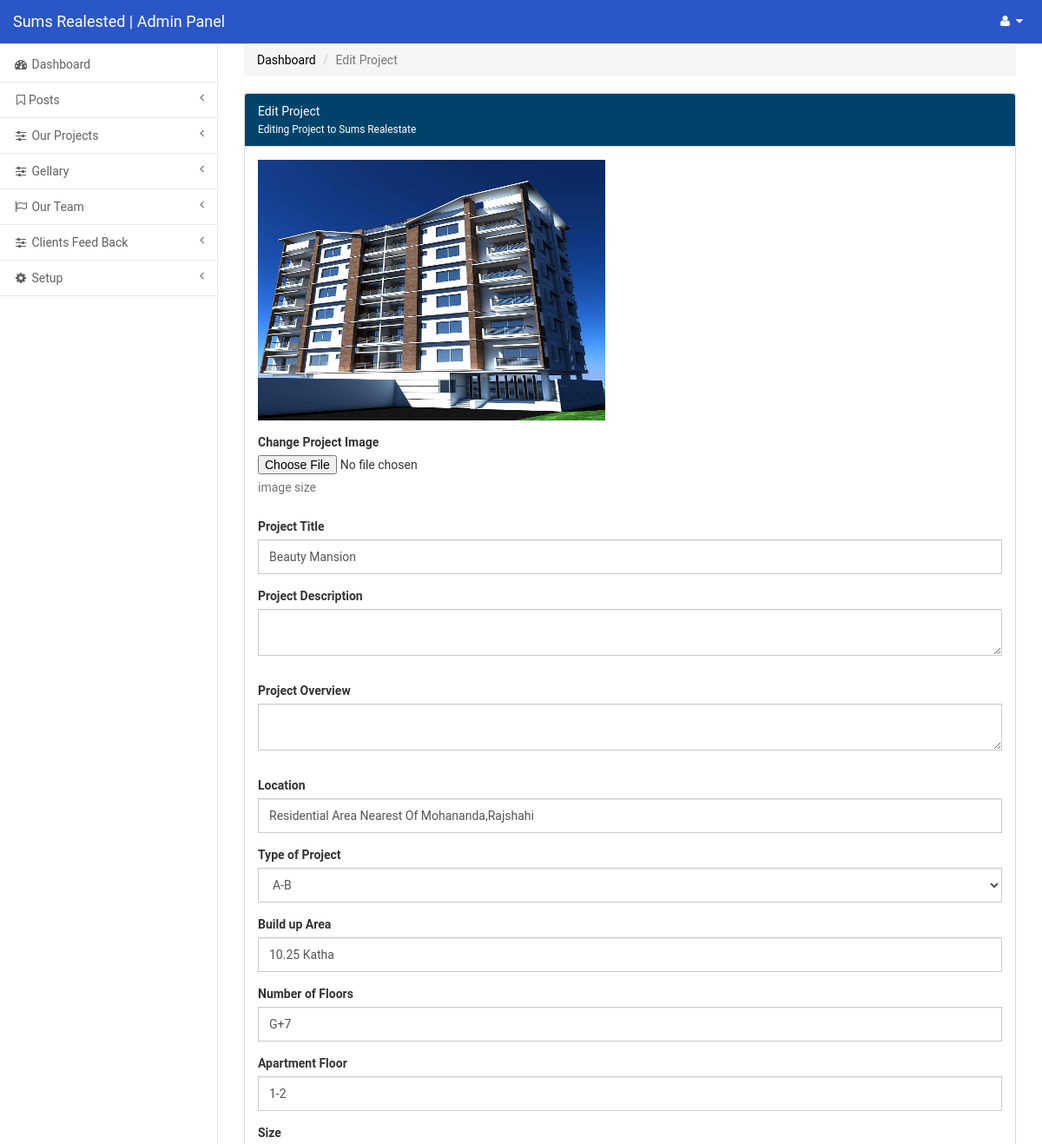
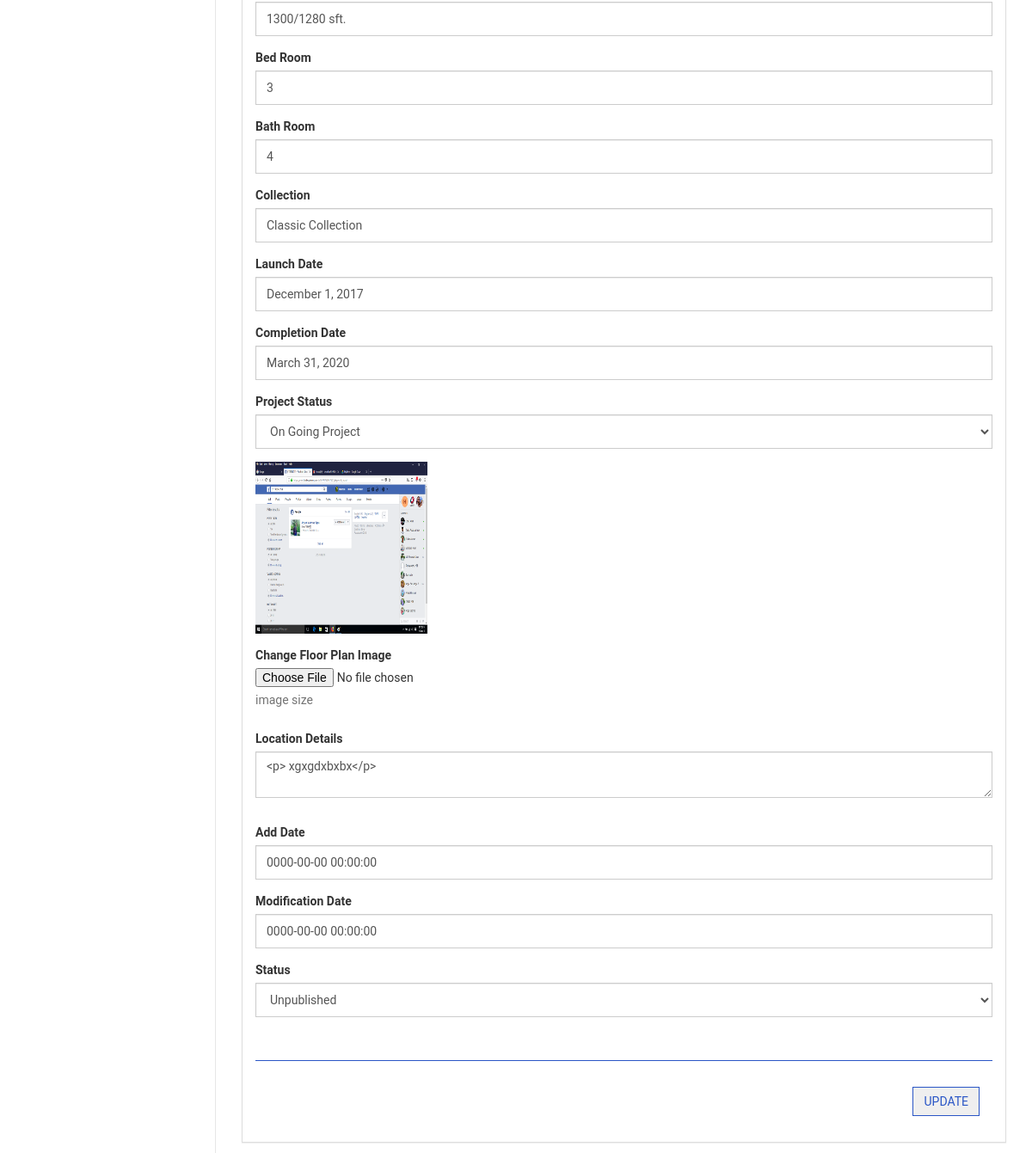
The page /admin/projects?a=edit&id=20180129112932-1 on the database its author committed (2 pictures, top to bottom).
### tables this page shows
CREATE TABLE `projects` (
  `id` varchar(255) NOT NULL,
  `project_title` varchar(255) NOT NULL,
  `project_description` longtext NOT NULL,
  `project_overview` text NOT NULL,
  `project_image` varchar(255) DEFAULT NULL,
  `location` varchar(100) NOT NULL,
  `type_of_project` varchar(100) DEFAULT NULL,
  `build_up_area` varchar(100) DEFAULT NULL,
  `number_of_floors` varchar(50) NOT NULL,
  `apartment_floor` varchar(10) NOT NULL,
  `size` varchar(100) NOT NULL,
  `bed_room` varchar(100) NOT NULL,
  `bath_room` varchar(100) NOT NULL,
  `collection` varchar(255) NOT NULL,
  `launch_date` varchar(255) NOT NULL,
  `completion_date` varchar(255) NOT NULL,
  `project_status` varchar(100) NOT NULL,
  `floor_plan_image` varchar(100) NOT NULL,
  `location_details` text NOT NULL,
  `created_at` datetime NOT NULL DEFAULT CURRENT_TIMESTAMP,
  `modified_at` datetime NOT NULL,
  `status` int(1) NOT NULL
);

### application/controllers/admin.php (called while the page is built, shortened)
<?php
class Admin extends CI_Controller {
	function __construct()
	{
		$this->load->model('crud');
    }
	public function projects()
	{
		if(!isset($_GET['a'])) {
            $this->load->view('backend/header');
            $page_data['projects'] = $this->db->get('projects')->result();
			$this->load->view('backend/project_list',$page_data);
			$this->load->view('backend/footer');
		}
		else if($_GET['a'] == 'add') {
            $this->load->view('backend/header');
			$this->load->view('backend/add_project');
			$this->load->view('backend/footer');
		}
		else if($_GET['a'] == 'edit') {
            $this->load->view('backend/header');
			$id = $_GET['id'];
			$page_data['sdata'] = $this->db->get_where('projects',array('id'=>$id))->row();
			$this->load->view('backend/edit_project',$page_data);
			$this->load->view('backend/footer');
		}
	}
}

### index.php (called while the page is built, shortened)
<?php
require_once BASEPATH.'core/CodeIgniter.php';

### application/views/backend/edit_project.php (the view, shortened to what this page needs)
<div id="page-wrapper">
    <div class="row">
        <div class="col-lg-12">
            <ol class="breadcrumb">
                <li><a href="<?php echo site_url('admin/index'); ?>">Dashboard</a></li>
                <li class="active">Edit Project</li>
            </ol>
        </div>
    </div>
    <div class="row">
        <div class="col-lg-12">
            <div class="panel panel-default">
                <div class="panel-heading">
                    Edit Project <br>
                    <small>Editing Project to Sums Realestate</small>
                </div>
                <div class="panel-body">
                    <div class="row">
                        <div class="col-sm-12">
                            <form class="" method="post" action="<?php echo site_url('admin/projects?a=update&id='.$sdata->id); ?>" enctype="multipart/form-data">
                                <div class="row">
                                    <div class="col-sm-12">
                                        <div class="form-group">
                                        <img src="<?php echo base_url().'uploads/project_image/'.$sdata->project_image; ?>" width="400" height="300">
                                        </div>
                                        <div class="form-group">
                                            <label>Change Project Image</label>
                                            <input type="file" name="file">
                                            <p class="help-block">image size</p>
                                        </div>
                                        <div class="form-group">
                                            <label>Project Title</label>
                                            <input type="text" class="form-control" name="project_title" value="<?php echo $sdata->project_title;?>">
                                        </div>
                                        <div class="form-group">
                                            <label>Project Description</label>
                                            <div class="form-group">
                                            <textarea name="project_description" class="form-control add-editor"><?php echo $sdata->project_description;?></textarea>
                                            </div>
                                        </div>
                                        <div class="form-group">
                                            <label>Project Overview</label>
                                            <div class="form-group">
                                            <textarea name="project_description" class="form-control add-editor"><?php echo $sdata->project_overview;?></textarea>
                                            </div>
                                        </div>
                                        <div class="form-group">
                                            <label>Location</label>
                                            <input type="text" class="form-control" name="location" value="<?php echo $sdata->location;?>">
                                        </div>
                                       <div class="form-group">
                                            <label>Type of Project</label>
                                            <select name="type_of_project" class="form-control">
                                            <option value="<?php echo $sdata->type_of_project;?>"><?php echo $sdata->type_of_project;?></option>
                                            </select>
                                        </div>
                                        <div class="form-group">
                                            <label>Build up Area</label>
                                            <input type="text" class="form-control" name="build_up_area" value="<?php echo $sdata->build_up_area;?>">
                                        </div>
                                        <div class="form-group">
                                            <label>Number of Floors</label>
                                            <input type="text" class="form-control" name="number_of_floors" value="<?php echo $sdata->number_of_floors;?>">
                                        </div>
                                        <div class="form-group">
                                            <label>Apartment Floor</label>
                                            <input type="text" class="form-control" name="apartment_floor" value="<?php echo $sdata->apartment_floor;?>">
                                        </div>
                                        <div class="form-group">
                                            <label>Size</label>
                                            <input type="text" class="form-control" name="size" value="<?php echo $sdata->size;?>">
                                        </div>
                                        <div class="form-group">
                                            <label>Bed Room</label>
                                            <input type="text" class="form-control" name="bed_room" value="<?php echo $sdata->bed_room;?>">
                                        </div>
                                        <div class="form-group">
                                            <label>Bath Room</label>
                                            <input type="text" class="form-control" name="bath_room" value="<?php echo $sdata->bath_room;?>">
                                        </div>
                                        <div class="form-group">
                                            <label>Collection</label>
                                            <input type="text" class="form-control" name="collection" value="<?php echo $sdata->collection;?>">
                                        </div>
                                        <div class="form-group">
                                            <label>Launch Date</label>
                                            <input type="text" class="form-control" name="launch_date" value="<?php echo $sdata->launch_date;?>">
                                        </div>
                                        <div class="form-group">
                                            <label>Completion Date</label>
                                            <input type="text" class="form-control" name="completion_date" value="<?php echo $sdata->completion_date;?>">
                                        </div>
                                        <div class="form-group">
                                            <label>Project Status</label>
                                            <select name="project_status" class="form-control">
                                            <option value="<?php echo $sdata->project_status;?>"><?php echo $sdata->project_status;?></option>
                                            </select>
                                        </div>
                                         <div class="form-group">
                                        <img src="<?php echo base_url().'uploads/floor_plan_image/'.$sdata->floor_plan_image; ?>" width="200" height="200">
                                        </div>
                                        <div class="form-group">
                                            <label>Change Floor Plan Image</label>
                                            <input type="file" name="file2">
                                            <p class="help-block">image size</p>
                                        </div>
                                        <div class="form-group">
                                            <label>Location Details</label>
                                            <div class="form-group">
                                            <textarea name="location_details" class="form-control add-editor"><?php echo $sdata->location_details;?></textarea>
                                            </div>
                                        </div>
                                        <div class="form-group">
                                            <label>Add Date</label>
                                            <input type="text" class="form-control" name="created_at" value="<?php echo $sdata->created_at;?>">
                                        </div>
                                        <div class="form-group">
                                            <label>Modification Date</label>
                                            <input type="text" class="form-control" name="modified_at" value="<?php echo $sdata->modified_at;?>">
                                        </div>
                                        <div class="form-group">
                                            <label>Status</label>
                                            <select name="status" class="form-control">
                                             <option value="<?php echo $sdata->status;?>"><?php $p_status=$sdata->status; if($p_status==0){echo "Published";}else{echo "Unpublished";} ?></option>
                                            </select>
                                        </div>
                                </div>
                                </div>
                                <div class="row">
                                    <div class="col-sm-12">
                                        <h4 style="border-bottom: 1px solid #2A56C6;margin-bottom: 30px;padding-bottom: 5px;color:#2A56C6; margin-top:30px;"></h4>
                                        <div class="col-md-12 col-sm-12 text-right">
                                            <div class="form-group">
                                                <button class="btn custom-save-btn">UPDATE</button>
                                            </div>
                                        </div>
                                    </div>
                                </div>
                            </form>
                        </div>
                    </div>
                </div>
            </div>
        </div>
    </div>
</div>

### rows shown on the page
projects: project_image (picture), project_title "Beauty Mansion", location "Residential Area Nearest Of Mohananda,Rajshahi", type_of_project "A-B", build_up_area "10.25 Katha", number_of_floors "G+7", apartment_floor "1-2", size "1300/1280 sft.", bed_room "3", bath_room "4", collection "Classic Collection", launch_date "December 1, 2017", completion_date "March 31, 2020", project_status "On Going Project", floor_plan_image (picture), location_details "<p> xgxgdxbxbx</p>", created_at "0000-00-00 00:00:00", modified_at "0000-00-00 00:00:00", status "Unpublished"
